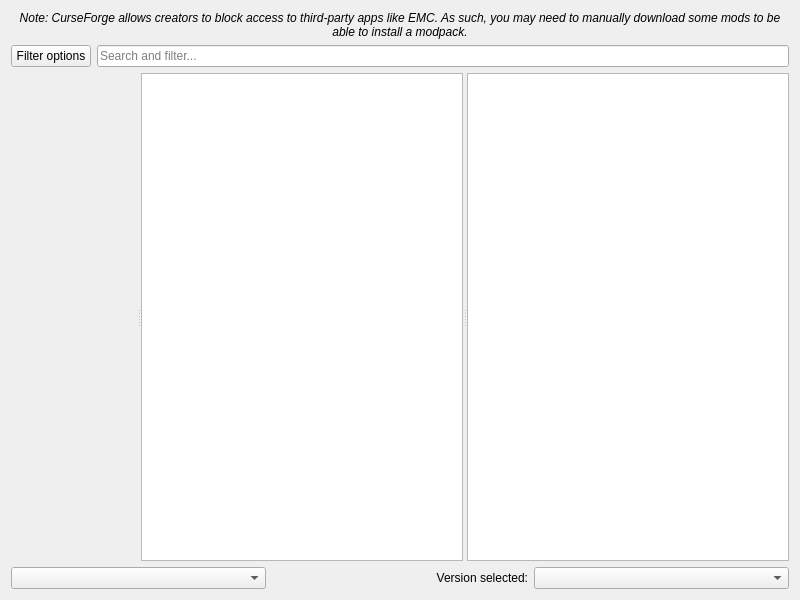
<?xml version="1.0" encoding="UTF-8"?>
<ui version="4.0">
 <class>FlamePage</class>
 <widget class="QWidget" name="FlamePage">
  <property name="geometry">
   <rect>
    <x>0</x>
    <y>0</y>
    <width>800</width>
    <height>600</height>
   </rect>
  </property>
  <layout class="QVBoxLayout" name="verticalLayout">
   <item>
    <widget class="QLabel" name="label_2">
     <property name="font">
      <font>
       <italic>true</italic>
      </font>
     </property>
     <property name="text">
      <string>Note: CurseForge allows creators to block access to third-party apps like EMC. As such, you may need to manually download some mods to be able to install a modpack.</string>
     </property>
     <property name="alignment">
      <set>Qt::AlignCenter</set>
     </property>
     <property name="wordWrap">
      <bool>true</bool>
     </property>
    </widget>
   </item>
   <item>
    <layout class="QHBoxLayout" name="horizontalLayout">
     <item>
      <widget class="QPushButton" name="filterButton">
       <property name="text">
        <string>Filter options</string>
       </property>
      </widget>
     </item>
     <item>
      <widget class="QLineEdit" name="searchEdit">
       <property name="placeholderText">
        <string>Search and filter...</string>
       </property>
      </widget>
     </item>
    </layout>
   </item>
   <item>
    <widget class="QSplitter" name="splitter">
     <property name="sizePolicy">
      <sizepolicy hsizetype="Expanding" vsizetype="Expanding">
       <horstretch>0</horstretch>
       <verstretch>0</verstretch>
      </sizepolicy>
     </property>
     <property name="orientation">
      <enum>Qt::Horizontal</enum>
     </property>
     <widget class="QWidget" name="widget" native="true"/>
     <widget class="QListView" name="packView">
      <property name="horizontalScrollBarPolicy">
       <enum>Qt::ScrollBarAlwaysOff</enum>
      </property>
      <property name="alternatingRowColors">
       <bool>true</bool>
      </property>
      <property name="iconSize">
       <size>
        <width>48</width>
        <height>48</height>
       </size>
      </property>
      <property name="verticalScrollMode">
       <enum>QAbstractItemView::ScrollPerPixel</enum>
      </property>
     </widget>
     <widget class="ProjectDescriptionPage" name="packDescription">
      <property name="openExternalLinks">
       <bool>true</bool>
      </property>
      <property name="openLinks">
       <bool>true</bool>
      </property>
     </widget>
    </widget>
   </item>
   <item>
    <layout class="QHBoxLayout">
     <item>
      <widget class="QComboBox" name="sortByBox"/>
     </item>
     <item>
      <widget class="QLabel" name="label">
       <property name="text">
        <string>Version selected:</string>
       </property>
       <property name="alignment">
        <set>Qt::AlignRight|Qt::AlignTrailing|Qt::AlignVCenter</set>
       </property>
      </widget>
     </item>
     <item>
      <widget class="QComboBox" name="versionSelectionBox"/>
     </item>
    </layout>
   </item>
  </layout>
 </widget>
 <customwidgets>
  <customwidget>
   <class>ProjectDescriptionPage</class>
   <extends>QTextBrowser</extends>
   <header>ui/widgets/ProjectDescriptionPage.h</header>
  </customwidget>
 </customwidgets>
 <tabstops>
  <tabstop>packView</tabstop>
  <tabstop>packDescription</tabstop>
  <tabstop>sortByBox</tabstop>
  <tabstop>versionSelectionBox</tabstop>
 </tabstops>
 <resources/>
 <connections/>
</ui>
